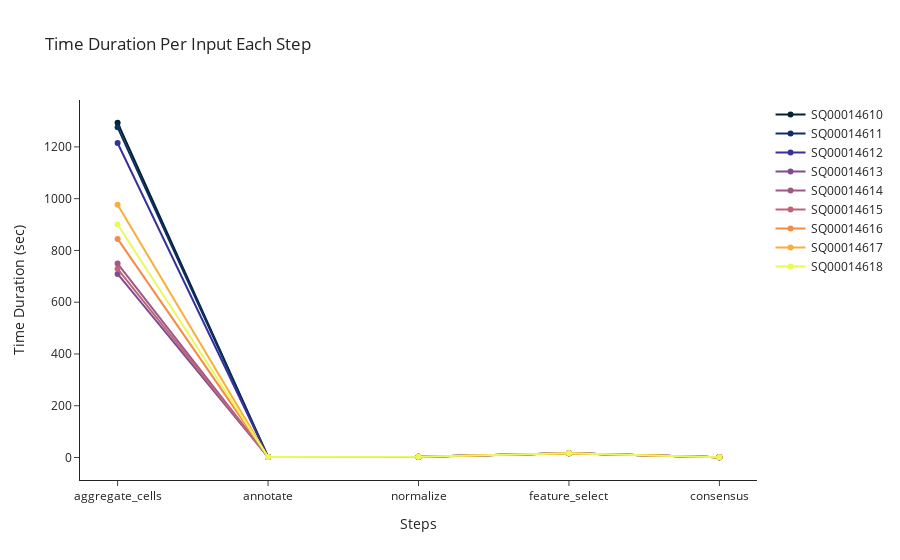

Here is the notebook cell this chart was saved with:
### Code cell
# Assign colors corresponding to file size
colors = np.linspace(0, 1, len(all_steps_df))
color_scale = (
    px.colors.cmocean.thermal
)  # You can choose another color scale if you prefer

# Create a Plotly figure with a line plot for each row and color mapping
fig = go.Figure()

for index, row in all_steps_df.iterrows():
    color = color_scale[int(colors[index] * (len(color_scale) - 1))]
    fig.add_trace(
        go.Scatter(
            x=all_steps_df.columns[
                1:-1
            ],  # Exclude "input_name" and "file_size" columns from X values
            y=row[1:-1],  # Exclude "input_name" and "file_size" values from Y
            mode="lines+markers",
            name=row["input_name"],
            line=dict(color=color),
        )
    )

# Customize the layout
fig.update_layout(
    title="Time Duration Per Input Each Step",
    xaxis_title="Steps",
    yaxis_title="Time Duration (sec)",
    template="simple_white",
)

# Show the plot
fig.show()
fig.write_image("images/time_durration_per_input_each_step.png")

### Figure 1 — Plotly figure (JSON) as saved in the notebook; plotly's stock layout.template omitted (floating-point values rounded to 4 significant figures)
{"data": [{"line": {"color": "rgb(3, 35, 51)"}, "mode": "lines+markers", "name": "SQ00014610", "type": "scatter", "x": ["aggregate_cells", "annotate", "normalize", "feature_select", "consensus"], "y": [1293.0, 2.157, 2.485, 16.03, 0.997]}, {"line": {"color": "rgb(13, 48, 100)"}, "mode": "lines+markers", "name": "SQ00014611", "type": "scatter", "x": ["aggregate_cells", "annotate", "normalize", "feature_select", "consensus"], "y": [1276.0, 2.217, 2.471, 16.03, 0.997]}, {"line": {"color": "rgb(53, 50, 155)"}, "mode": "lines+markers", "name": "SQ00014612", "type": "scatter", "x": ["aggregate_cells", "annotate", "normalize", "feature_select", "consensus"], "y": [1215.0, 2.257, 2.471, 16.03, 0.997]}, {"line": {"color": "rgb(126, 77, 143)"}, "mode": "lines+markers", "name": "SQ00014613", "type": "scatter", "x": ["aggregate_cells", "annotate", "normalize", "feature_select", "consensus"], "y": [709.3, 2.269, 2.505, 16.03, 0.997]}, {"line": {"color": "rgb(158, 89, 135)"}, "mode": "lines+markers", "name": "SQ00014614", "type": "scatter", "x": ["aggregate_cells", "annotate", "normalize", "feature_select", "consensus"], "y": [749.3, 2.248, 2.486, 16.03, 0.997]}, {"line": {"color": "rgb(193, 100, 121)"}, "mode": "lines+markers", "name": "SQ00014615", "type": "scatter", "x": ["aggregate_cells", "annotate", "normalize", "feature_select", "consensus"], "y": [729.2, 2.26, 2.432, 16.03, 0.997]}, {"line": {"color": "rgb(246, 139, 69)"}, "mode": "lines+markers", "name": "SQ00014616", "type": "scatter", "x": ["aggregate_cells", "annotate", "normalize", "feature_select", "consensus"], "y": [844.5, 2.266, 2.483, 16.03, 0.997]}, {"line": {"color": "rgb(251, 173, 60)"}, "mode": "lines+markers", "name": "SQ00014617", "type": "scatter", "x": ["aggregate_cells", "annotate", "normalize", "feature_select", "consensus"], "y": [976.7, 2.258, 2.467, 16.03, 0.997]}, {"line": {"color": "rgb(231, 250, 90)"}, "mode": "lines+markers", "name": "SQ00014618", "type": "scatter", "x": ["aggregate_cells", "annotate", "normalize", "feature_select", "consensus"], "y": [900.0, 2.267, 2.48, 16.03, 0.997]}], "layout": {"title": {"text": "Time Duration Per Input Each Step"}, "xaxis": {"title": {"text": "Steps"}}, "yaxis": {"title": {"text": "Time Duration (sec)"}}}}
